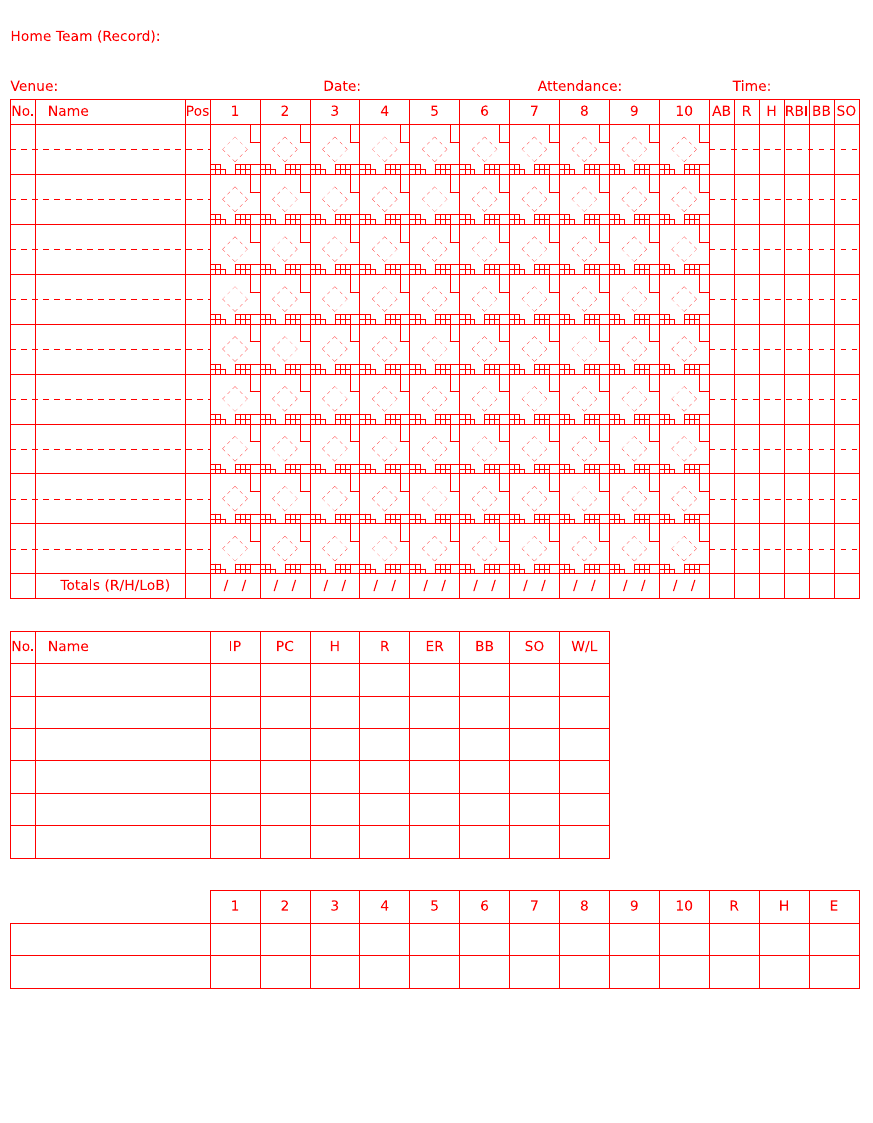

Source code (Python):
import matplotlib.pyplot as plt
import numpy as np
import sys, os

# =============================================================================
# Functions for making the design of the individual cells
# =============================================================================
def makeDiamond(card,x,y,boxwdith,dashstyle,colour='r',linewidth=0.1):
    card.plot([x,x+0.5*boxwidth/2.0],[y-0.5*boxwidth/2.0,y],c=colour,dashes=dashstyle,lw=linewidth)
    card.plot([x+0.5*boxwidth/2.0,x],[y,y+0.5*boxwidth/2.0],c=colour,dashes=dashstyle,lw=linewidth)
    card.plot([x,x-0.5*boxwidth/2.0],[y+0.5*boxwidth/2.0,y],c=colour,dashes=dashstyle,lw=linewidth)
    card.plot([x-0.5*boxwidth/2.0,x],[y,y-0.5*boxwidth/2.0],c=colour,dashes=dashstyle,lw=linewidth)

def makeRBI(card,x,y,boxwdith,colour='r',linewidth=0.1):
    card.plot([x+0.6*0.5*boxwidth,x+0.6*0.5*boxwidth],[y+0.3*0.5*boxwidth,y+1*0.5*boxwidth],c=colour,lw=linewidth)#,dashes=dashstyle)
    card.plot([x+0.6*0.5*boxwidth,x+1*0.5*boxwidth],[y+0.3*0.5*boxwidth,y+0.3*0.5*boxwidth],c=colour,lw=linewidth)#,dashes=dashstyle)

def makeBallStrike(card,x,y,boxwdith,colour='r',linewidth=0.1):
    #Horizontal lines
    card.plot([x-1*0.5*boxwidth,x-0.4*0.5*boxwidth],[y-0.8*0.5*boxwidth,y-0.8*0.5*boxwidth],c=colour,lw=linewidth)#,dashes=dashstyle)
    card.plot([x-1*0.5*boxwidth,x-0.6*0.5*boxwidth],[y-0.6*0.5*boxwidth,y-0.6*0.5*boxwidth],c=colour,lw=linewidth)#,dashes=dashstyle)
    #Vertical lines
    card.plot([x-0.8*0.5*boxwidth,x-0.8*0.5*boxwidth],[y-1*0.5*boxwidth,y-0.6*0.5*boxwidth],c=colour,lw=linewidth)#,dashes=dashstyle)
    card.plot([x-0.6*0.5*boxwidth,x-0.6*0.5*boxwidth],[y-1*0.5*boxwidth,y-0.6*0.5*boxwidth],c=colour,lw=linewidth)#,dashes=dashstyle)
    card.plot([x-0.4*0.5*boxwidth,x-0.4*0.5*boxwidth],[y-1*0.5*boxwidth,y-0.8*0.5*boxwidth],c=colour,lw=linewidth)#,dashes=dashstyle)

def makeFoulPitch(card,x,y,boxwdith,colour='r',linewidth=0.1):
    #Horizontal lines
    card.plot([x,x+0.6*0.5*boxwidth],[y-0.8*0.5*boxwidth,y-0.8*0.5*boxwidth],c=colour,lw=linewidth)#,dashes=dashstyle)
    card.plot([x,x+1.0*0.5*boxwidth],[y-0.6*0.5*boxwidth,y-0.6*0.5*boxwidth],c=colour,lw=linewidth)#,dashes=dashstyle)
    #Vertical lines
    for b in np.arange(0,0.8*0.5*boxwidth,0.2*0.5*boxwidth):
        card.plot([x+b,x+b],[y-1*0.5*boxwidth,y-0.6*0.5*boxwidth],c=colour,lw=linewidth)#,dashes=dashstyle)


# =============================================================================
# Function to read in the team/lineup data
# =============================================================================
def getData(fn,homeaway):
    lines = open(fn).readlines()
    date = lines[0][:-1]
    venue = lines[1][:-1]
    longnames = lines[2][:-1].split(' v ')
    shortnames = lines[3][:-1].split(' v ')
    if homeaway == 'Home':
        ind = 0
    elif homeaway == 'Away':
        ind = 1
    longname = longnames[ind].split('(')[0][:-1]
    record = longnames[ind].split('(')[1][:-1]
    
    lineup = []
    for i in range(5,14):
        entry = lines[i][:-1].split('\t')[ind]
        lineup.append(entry)
    pitcher = lines[15][:-1].split('\t')[ind]

    data = {'date':date,'venue':venue,'longname':longname,'record':record,'shortnames':shortnames,'lineup':lineup,'pitcher':pitcher}
    return data


# =============================================================================
# Code to build the full scorecard
# =============================================================================
scorecard_dir = os.getcwd()

totalxunits = 8.5*2.54 #Width in cm = 21.59
totalyunits = 11*2.54 #Height in cm = 27.94

boxwidth = 21.5/17.0 #Original boxwidth was 2, in arbitrary units. Now should be in cm, or so.
#Redefine everything else to be in units of this, then scale as needed
namewidth = 3*boxwidth
teamwidth = 4*boxwidth
boxheight = boxwidth #2 At least right now I think these should always be symmetric
pitchlineheight = boxheight*0.65 #Height of the boxes for pitching line and line score
lowmargin = 2.5*boxheight
highmargin = 3*boxheight #As written, I don't think this actually does anything
leftmargin = 0.01
rightmargin = 0 #I think this is also irrelevant now. They were just for scaling originally
pitchbase = lowmargin + 4*pitchlineheight
boxbase = pitchbase + 8*pitchlineheight

framecolour = 'red'
dashed_linewidth = 0.1
lineup_dashstyle = tuple(np.array((1.0,1.0))*25/(0.5*boxwidth))
diamond_dashstyle = tuple(np.array((1.5,1.5))*7.5/(0.35*boxwidth))
solid_linewdith = 0.5
textfontsize = 10

if len(sys.argv) > 1:
    homeaway = sys.argv[1]
else:
    homeaway = 'Test'

if len(sys.argv) > 2:
    gamedata = getData(sys.argv[2],homeaway)

totalpage,card = plt.subplots(nrows=1,subplot_kw={'aspect':'equal','ylim':(0,totalyunits),'xlim':(0,totalxunits)})
totalpage.set_size_inches(8.5*21.59/16.59,11.0*27.94/21.46) #See ruler.py for why this stupid hack seems to work
card.set_axis_off()
#card = plt.axes(aspect='equal',ylim=(0,totalyunits),xlim=(0,totalxunits))

#Make line score
for i in range(3):
    if i < 2:
        card.axhspan(ymin=lowmargin+i*pitchlineheight,ymax=lowmargin+(i+1)*pitchlineheight,xmin=leftmargin/totalxunits,xmax=(leftmargin+teamwidth)/totalxunits,ec=framecolour,fc='w',lw=0.5)
    for j in range(13):
        card.axhspan(ymin=lowmargin+i*pitchlineheight,ymax=lowmargin+(i+1)*pitchlineheight,xmin=(leftmargin+teamwidth+(j*boxwidth))/totalxunits,xmax=(leftmargin+teamwidth+((j+1)*boxwidth))/totalxunits,ec=framecolour,fc='w',lw=0.5)

#Make pitching stat box
for i in range(7):
    card.axhspan(ymin=pitchbase+i*pitchlineheight,ymax=pitchbase+(i+1)*pitchlineheight,xmin=leftmargin/totalxunits,xmax=(leftmargin+0.5*boxwidth)/totalxunits,ec=framecolour,fc='w',lw=0.5)
    card.axhspan(ymin=pitchbase+i*pitchlineheight,ymax=pitchbase+(i+1)*pitchlineheight,xmin=(leftmargin+0.5*boxwidth)/totalxunits,xmax=(leftmargin+0.5*boxwidth+(namewidth+0.5*boxwidth))/totalxunits,ec=framecolour,fc='w',lw=0.5)
    for j in range(8):
        card.axhspan(ymin=pitchbase+i*pitchlineheight,ymax=pitchbase+(i+1)*pitchlineheight,xmin=((leftmargin+0.5*boxwidth+(namewidth+0.5*boxwidth))+j*boxwidth)/totalxunits,xmax=((leftmargin+0.5*boxwidth+(namewidth+0.5*boxwidth))+(j+1)*boxwidth)/totalxunits,ec=framecolour,fc='w',lw=0.5)

#Make box score
#horizwidths = [1,namewidth,1,boxwidth,boxwidth,boxwidth,boxwidth,boxwidth,boxwidth,boxwidth,boxwidth,boxwidth,boxwidth,1,1,1,1,1,1]
horizwidths = np.array([0.5, 3, 0.5, 1, 1, 1, 1, 1, 1, 1, 1, 1, 1, 0.5, 0.5, 0.5, 0.5, 0.5, 0.5])*boxwidth

for j in range(len(horizwidths)):
    #card.axhspan(ymin=boxbase+0,ymax=boxbase+0+1,xmin=(leftmargin+np.sum(horizwidths[:j+1])-horizwidths[j])/totalxunits,xmax=(leftmargin+np.sum(horizwidths[:j+1]))/totalxunits,ec=framecolour,fc='w',lw=0.5)
    card.axhspan(ymin=boxbase+0,ymax=boxbase+0+0.5*boxheight,xmin=(leftmargin+np.sum(horizwidths[:j+1])-horizwidths[j])/totalxunits,xmax=(leftmargin+np.sum(horizwidths[:j+1]))/totalxunits,ec=framecolour,fc='w',lw=0.5)
for i in np.arange(0.5,9,1):#boxheight*9,boxheight):
    for j in np.arange(len(horizwidths)):
        card.axhspan(ymin=boxbase+i*boxheight,ymax=boxbase+(i*boxheight)+(boxheight),xmin=(leftmargin+np.sum(horizwidths[:j+1])-horizwidths[j])/totalxunits,xmax=(leftmargin+np.sum(horizwidths[:j+1]))/totalxunits,ec=framecolour,fc='w',lw=0.5)
for j in range(len(horizwidths)):
    card.axhspan(ymin=boxbase+9.5*boxheight,ymax=boxbase+10*boxheight,xmin=(leftmargin+np.sum(horizwidths[:j+1])-horizwidths[j])/totalxunits,xmax=(leftmargin+np.sum(horizwidths[:j+1]))/totalxunits,ec=framecolour,fc='w',lw=0.5)

for i in np.arange(1,10):#*2:
    card.axhline(y=boxbase+i*boxheight,xmin=leftmargin/totalxunits,xmax=(leftmargin+np.sum(horizwidths[:3]))/totalxunits,c=framecolour,dashes=lineup_dashstyle,lw=dashed_linewidth)
    card.axhline(y=boxbase+i*boxheight,xmin=(leftmargin+np.sum(horizwidths[:13]))/totalxunits,xmax=(leftmargin+np.sum(horizwidths))/totalxunits,c=framecolour,dashes=lineup_dashstyle,lw=dashed_linewidth)

#Make diamonds
for i in range(1,10):
    for j in range(10):
        centrex = leftmargin+np.sum(horizwidths[:3])+(j+0.5)*boxwidth
        centrey = boxbase+i*boxheight
        makeDiamond(card,centrex,centrey,boxwidth,dashstyle=diamond_dashstyle,colour=framecolour,linewidth=dashed_linewidth)
        makeRBI(card,centrex,centrey,boxwidth,colour=framecolour,linewidth=dashed_linewidth)
        makeBallStrike(card,centrex,centrey,boxwidth,colour=framecolour,linewidth=dashed_linewidth)
        makeFoulPitch(card,centrex,centrey,boxwidth,colour=framecolour,linewidth=dashed_linewidth)

#Add text
#Numbers
for i in range(1,11):
    card.text(leftmargin+np.sum(horizwidths[:3])+(i-0.5)*boxwidth,lowmargin+2.5*pitchlineheight,str(i),fontsize=textfontsize,color=framecolour, horizontalalignment='center',verticalalignment='center')
    card.text(leftmargin+np.sum(horizwidths[:3])+(i-0.5)*boxwidth,boxbase+19.5*boxheight*0.5,str(i),fontsize=textfontsize,color=framecolour, horizontalalignment='center',verticalalignment='center')

#RHE
card.text(leftmargin+np.sum(horizwidths[:3])+(10.5)*boxwidth,lowmargin+2.5*pitchlineheight,'R',fontsize=textfontsize,color=framecolour, horizontalalignment='center',verticalalignment='center')
card.text(leftmargin+np.sum(horizwidths[:3])+(11.5)*boxwidth,lowmargin+2.5*pitchlineheight,'H',fontsize=textfontsize,color=framecolour, horizontalalignment='center',verticalalignment='center')
card.text(leftmargin+np.sum(horizwidths[:3])+(12.5)*boxwidth,lowmargin+2.5*pitchlineheight,'E',fontsize=textfontsize,color=framecolour, horizontalalignment='center',verticalalignment='center')

#Box score headers
cols = ['AB','R','H','RBI','BB','SO']
for j in range(6):
    card.text((leftmargin+np.sum(horizwidths[:13])+(j+0.5)*boxwidth*0.5),boxbase+19.5*0.5*boxheight,cols[j],fontsize=textfontsize,color=framecolour, horizontalalignment='center',verticalalignment='center')

#Pitching headers
cols = ['IP','PC','H','R','ER','BB','SO','W/L']
for j in range(8):
    card.text((leftmargin+np.sum(horizwidths[:3])+(j+0.5)*boxwidth),pitchbase+6.5*(pitchlineheight),cols[j],fontsize=textfontsize,color=framecolour, horizontalalignment='center',verticalalignment='center')

#Name headers
for i in [pitchbase+6.5*(pitchlineheight),boxbase+19.5*0.5*boxheight]:
    card.text((leftmargin+0.25*boxwidth),i,'No.',fontsize=textfontsize,color=framecolour, horizontalalignment='center',verticalalignment='center')
    
    card.text((leftmargin+0.75*boxwidth),i,'Name',fontsize=textfontsize,color=framecolour, horizontalalignment='left',verticalalignment='center')
    
card.text((leftmargin+np.sum(horizwidths[:2])+0.25*boxwidth),boxbase+19.5*0.5*boxheight,'Pos',fontsize=textfontsize,color=framecolour, horizontalalignment='center',verticalalignment='center')

#Total line
card.text((leftmargin+np.sum(horizwidths[:1])+0.5*boxwidth),boxbase+0.25*boxheight,'Totals (R/H/LoB)',fontsize=textfontsize,color=framecolour, horizontalalignment='left',verticalalignment='center')
for j in range(3,13):
    card.text((leftmargin+np.sum(horizwidths[:j])+0.5*boxwidth),boxbase+0.25*boxheight,'/   /',fontsize=textfontsize,color=framecolour, horizontalalignment='center',verticalalignment='center')

#Header
lowhead = 'Venue:{0: <60}Date:{0: <40}Attendance:{0: <25}Time:'.format('')
card.text(leftmargin,boxbase+20.5*0.5*boxheight,lowhead,fontsize=textfontsize,color=framecolour, horizontalalignment='left',verticalalignment='center')

card.text(leftmargin,boxbase+22.5*0.5*boxheight,homeaway+' Team (Record):',fontsize=textfontsize,color=framecolour, horizontalalignment='left',verticalalignment='center')

if len(sys.argv) <= 2:
    plt.savefig(os.path.join(scorecard_dir, 'scorecard_'+homeaway.lower()+'.pdf'),bbox_inches='tight')

else:
    ## Teams
    for i in range(2):
        card.text(leftmargin+0.25*boxwidth, lowmargin+(0.5+i)*pitchlineheight, gamedata['shortnames'][i], fontsize=textfontsize, color='k', horizontalalignment='left', verticalalignment='center')

    ## Pitcher info
    pitchno, pitchname = gamedata['pitcher'].split(':')
    # Number
    card.text(leftmargin+0.25*boxwidth,pitchbase+5.5*(pitchlineheight),pitchno,fontsize=textfontsize,color='k', horizontalalignment='center',verticalalignment='center')
    # Name
    card.text(leftmargin+0.75*boxwidth,pitchbase+5.5*(pitchlineheight),pitchname,fontsize=textfontsize,color='k', horizontalalignment='left',verticalalignment='center')

    ## Linuep
    for i in range(9):
        number,name,pos = gamedata['lineup'][i].split(':')
        # Number
        card.text(leftmargin+0.25*boxwidth,boxbase+(18.5-i*2)*0.5*boxheight,number,fontsize=textfontsize,color='k', horizontalalignment='center',verticalalignment='center')
        # Name
        card.text(leftmargin+0.75*boxwidth,boxbase+(18.5-i*2)*0.5*boxheight,name,fontsize=textfontsize,color='k', horizontalalignment='left',verticalalignment='center')
        # Position
        card.text(leftmargin+np.sum(horizwidths[:2])+0.25*boxwidth,boxbase+(18.5-i*2)*0.5*boxheight,pos,fontsize=textfontsize,color='k', horizontalalignment='center',verticalalignment='center')
    
    ## Team/game info
    card.text(leftmargin+1.25*boxwidth, boxbase+20.5*0.5*boxheight, gamedata['venue'],fontsize=textfontsize,color='k', horizontalalignment='left',verticalalignment='center') # The reason for the double multiplication is for ease of comparison to the iterative lineup add
    
    card.text(leftmargin+np.sum(horizwidths[:6])+0.25*boxwidth, boxbase+20.5*0.5*boxheight, gamedata['date'],fontsize=textfontsize,color='k', horizontalalignment='left',verticalalignment='center')
    
    highheadadd = '{1} ({2})'.format('',gamedata['longname'],gamedata['record'])
    card.text(leftmargin+np.sum(horizwidths[:2])-0.25*boxwidth, boxbase+22.5*0.5*boxheight, highheadadd,fontsize=textfontsize,color='k', horizontalalignment='left',verticalalignment='center')
    
    #Save
    plt.savefig(os.path.join(scorecard_dir, 'scorecard_'+homeaway.lower()+'_'+sys.argv[2][:-4]+'.pdf'),bbox_inches='tight')
